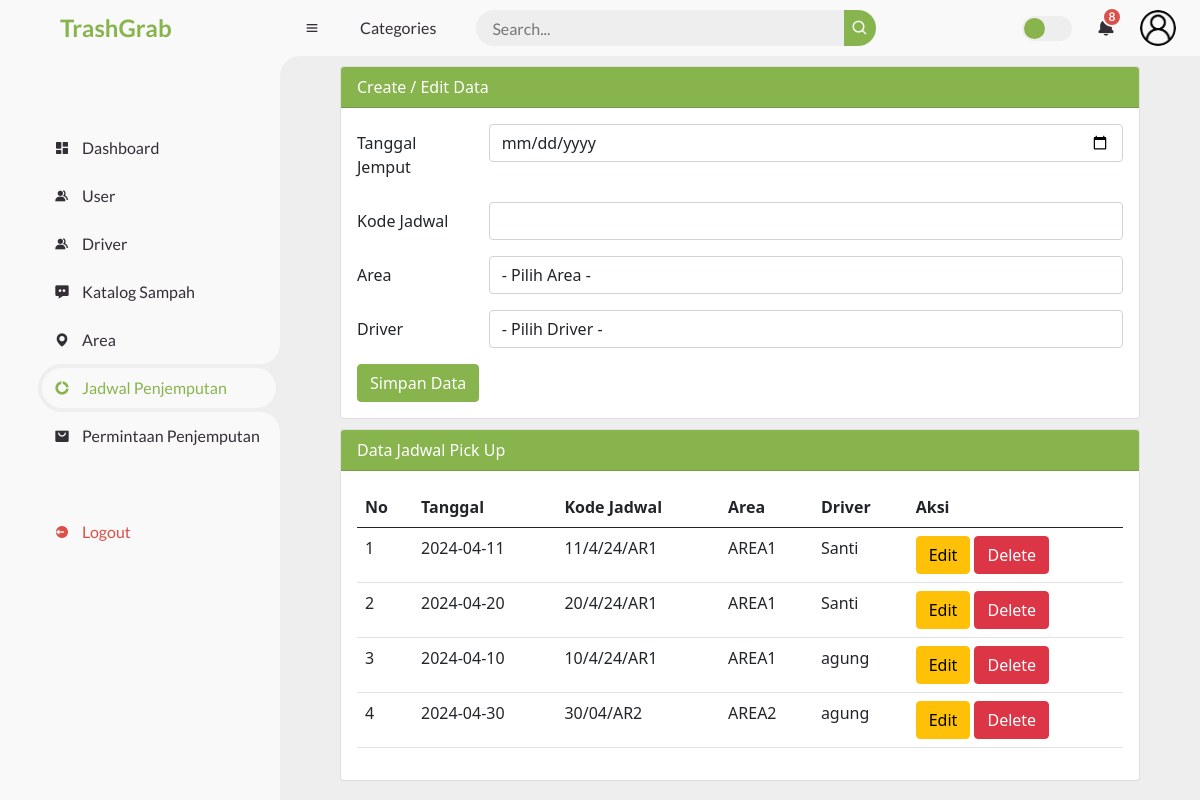
The page /function_jadwal.php (signed in) on the database its author committed.
### tables this page shows
CREATE TABLE `jadwal_pickup` (
  `id_jadwal` int(11) NOT NULL,
  `kode_jadwal` varchar(25) NOT NULL,
  `tanggal` date NOT NULL,
  `id_area` int(11) NOT NULL,
  `id_peg` int(11) NOT NULL
);

CREATE TABLE `area` (
  `id_area` int(11) NOT NULL,
  `kode_area` varchar(100) NOT NULL,
  `lokasi` text NOT NULL
);

CREATE TABLE `pegawai` (
  `id_peg` int(11) NOT NULL,
  `nama_peg` varchar(255) NOT NULL,
  `jenis_kelamin` varchar(10) NOT NULL,
  `no_telp` varchar(255) NOT NULL,
  `email` varchar(255) NOT NULL,
  `alamat` varchar(250) NOT NULL
);

### function_jadwal.php (the view, shortened to what this page needs)
<?php
if(isset($_SESSION['role'])) {
    $role = $_SESSION['role'];
} else {
    $role = "Role Not Set";
}
?>
<?php
include 'koneksi.php';
$tanggal = "";
$kode_jadwal = "";
?>
<!DOCTYPE html>
<html lang="en">
<head>
    <link href="https://cdn.jsdelivr.net/npm/bootstrap@5.0.0-beta2/dist/css/bootstrap.min.css" rel="stylesheet">
    <link href='https://unpkg.com/boxicons@2.0.9/css/boxicons.min.css' rel='stylesheet'>
    <link rel="stylesheet" href="style.css">
</head>
<body>
    <?php include 'sidebar.php'; ?>
    <?php include 'navbar.php'; ?>
    <div class="mx-auto">
        <?php if($role != "Member"): ?>
        <div class="card">
            <div class="card-header text-white">
                Create / Edit Data
            </div>
            <div class="card-body">
                <form action="" method="POST">
                    <div class="mb-3 row">
                        <label for="tanggal" class="col-sm-2 col-form-label">Tanggal Jemput</label>
                        <div class="col-sm-10">
                            <input type="date" class="form-control" id="tanggal" name="tanggal" value="<?php echo $tanggal ?>">
                        </div>
                    </div>
                    <div class="mb-3 row">
                        <label for="tanggal" class="col-sm-2 col-form-label">Kode Jadwal</label>
                        <div class="col-sm-10">
                            <input type="text" class="form-control" id="kode_jadwal" name="kode_jadwal" value="<?php echo $kode_jadwal ?>">
                        </div>
                    </div>
                    <div class="mb-3 row">
                        <label for="id_area" class="col-sm-2 col-form-label">Area</label>
                        <div class="col-sm-10">
                            <select class="form-control" name="id_area" id="id_area">
                                <option value="">- Pilih Area -</option>
                            </select>
                        </div>
                    </div>
                    <div class="mb-3 row">
                        <label for="id_peg" class="col-sm-2 col-form-label">Driver</label>
                        <div class="col-sm-10">
                            <select class="form-control" name="id_peg" id="id_peg">
                                <option value="">- Pilih Driver -</option>
                            </select>
                        </div>
                    </div>
                    <div class="col-12">
                        <input type="submit" name="simpan" value="Simpan Data" class="btn btn-primary" />
                    </div>
                </form>
            </div>
        </div>
        <?php endif; ?>
        <div class="card">
            <div class="card-header text-white">
                Data Jadwal Pick Up
            </div>
            <div class="card-body">
                <table class="table">
                    <thead>
                        <tr>
                            <th scope="col">No</th>
                            <th scope="col">Tanggal</th>
                            <th scope="col">Kode Jadwal</th>
                            <th scope="col">Area</th>
                            <th scope="col">Driver</th>
                            <?php if($role != "Member"): ?><th scope="col">Aksi</th><?php endif; ?>
                        </tr>
                    </thead>
                    <tbody>
                        <?php
                        $sql2 = "SELECT jadwal_pickup.*, area.kode_area, pegawai.nama_peg
                                FROM jadwal_pickup
                                INNER JOIN area ON jadwal_pickup.id_area = area.id_area
                                INNER JOIN pegawai ON jadwal_pickup.id_peg = pegawai.id_peg";
                        $q2 = mysqli_query($koneksi, $sql2);
                        $urut = 1;
                        while ($r2 = mysqli_fetch_array($q2)) {
                        ?>
                            <tr>
                                <td><?php echo $urut++ ?></td>
                                <td><?php echo $r2['tanggal'] ?></td>
                                <td><?php echo $r2['kode_jadwal'] ?></td>
                                <td><?php echo $r2['kode_area'] ?></td>
                                <td><?php echo $r2['nama_peg'] ?></td>
                                <?php if($role != "Member"): ?>
                                <td>
                                    <a href="function_jadwal.php?op=edit&id_jadwal=<?php echo $r2['id_jadwal'] ?>"><button type="button" class="btn btn-warning">Edit</button></a>
                                    <a href="function_jadwal.php?op=delete&id_jadwal=<?php echo $r2['id_jadwal'] ?>" onclick="return confirm('Yakin mau delete data?')"><button type="button" class="btn btn-danger">Delete</button></a>
                                </td>
                                <?php endif; ?>
                            </tr>
                        <?php
                        }
                        ?>
                    </tbody>
                </table>
            </div>
        </div>
    </div>
</body>
</html>

### style.css (style rules this page uses)
* { margin: 0; padding: 0; box-sizing: border-box; }
a { text-decoration: none; }
:root { --poppins: 'Poppins', sans-serif; --lato: 'Lato', sans-serif; --light: #F9F9F9; --blue: #88B44E; --light-blue: #CFE8FF; --grey: #eee; --dark-grey: #AAAAAA; --dark: #342E37; --red: #DB504A; --yellow: #FFCE26; --light-yellow: #FFF2C6; --orange: #FD7238; --light-orange: #FFE0D3; }
html { overflow-x: hidden; }
body { background: var(--grey); overflow-x: hidden; }
.btn-primary { background-color: #88B44E; outline-color: #eee; border-color: #88B44E; }
.card-header { background-color: #88B44E; }

### function_jadwal.php (style rules this page uses)
.mx-auto { width: 800px }
.card { margin-top: 10px; }

### rows shown on the page
jadwal_pickup: tanggal "2024-04-11", kode_jadwal "11/4/24/AR1", id_area.kode_area "AREA1", id_peg.nama_peg "Santi"
jadwal_pickup: tanggal "2024-04-20", kode_jadwal "20/4/24/AR1", id_area.kode_area "AREA1", id_peg.nama_peg "Santi"
jadwal_pickup: tanggal "2024-04-10", kode_jadwal "10/4/24/AR1", id_area.kode_area "AREA1", id_peg.nama_peg "agung"
jadwal_pickup: tanggal "2024-04-30", kode_jadwal "30/04/AR2", id_area.kode_area "AREA2", id_peg.nama_peg "agung"
